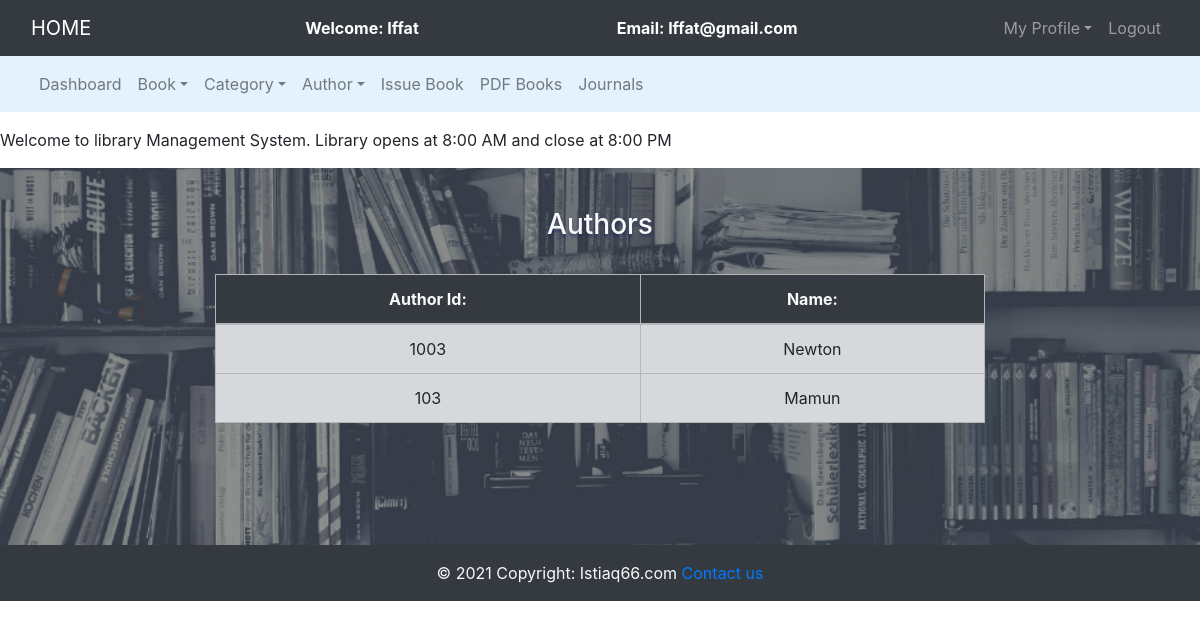
/regauth.php (signed in), run on the app's committed database.
### tables this page shows
CREATE TABLE `author` (
  `author_id` int(11) NOT NULL,
  `author_name` varchar(255) NOT NULL
);

### regauth.php (the view, shortened to what this page needs)
<?php
include 'Connection.php';
if (isset($_GET['page'])) {
    $page = $_GET['page'];
} else {
    $page = 1;
}
$num_per_page = 05;
$start_from = ($page - 1) * 05;
$query = "select * from author order by author_id desc limit $start_from,$num_per_page";
?>
<!DOCTYPE html>
<html>
<head>
    <link rel="stylesheet" type="text/css" href="bootstrap-4.4.1/css/bootstrap.min.css">
    <link rel="stylesheet" href="../tyle.css">
</head>
<body>
    <nav class="navbar navbar-expand-lg navbar-dark bg-dark">
        <div class="container-fluid">
            <div class="navbar-header">
                <a class="navbar-brand" href="index.php">HOME</a>
            </div>
            <font style="color: white"><span><strong>Welcome: <?php echo $_SESSION['name']; ?></strong></span></font>
            <font style="color: white"><span><strong>Email: <?php echo $_SESSION['email']; ?></strong></span></font>
            <ul class="nav navbar-nav navbar-right">
                <li class="nav-item dropdown">
                    <a class="nav-link dropdown-toggle" data-toggle="dropdown">My Profile</a>
                </li>
                <li class="nav-item"><a class="nav-link" href="../logout.php">Logout</a></li>
            </ul>
        </div>
    </nav>
    <nav class="navbar navbar-expand-lg navbar-light" style="background-color: #e3f2fd">
        <div class="container-fluid">
            <ul class="nav navbar-nav navbar-center">
                <li class="nav-item">
                    <a href="admin.php" class="nav-link">Dashboard</a>
                </li>
                <li class="nav-item dropdown">
                    <a class="nav-link dropdown-toggle" data-toggle="dropdown">Book</a>
                </li>
                <li class="nav-item dropdown">
                    <a class="nav-link dropdown-toggle" data-toggle="dropdown">Category</a>
                </li>
                <li class="nav-item dropdown">
                    <a class="nav-link dropdown-toggle" data-toggle="dropdown">Author</a>
                </li>
                <li class="nav-item">
                    <a href="issue_book.php" class="nav-link">Issue Book</a>
                </li>
                <li class="nav-item">
                    <a href="pdf_up.php" class="nav-link">PDF Books</a>
                </li>
                <li class="nav-item">
                    <a href="journal_up.php" class="nav-link">Journals</a>
                </li>
            </ul>
        </div>
    </nav>
    <div class="py-3">
        <marquee>Welcome to library Management System. Library opens at 8:00 AM and close at 8:00 PM</marquee>
    </div>
    <div class="container-fluid manage_books">
        <div class="container">
            <h3 class="text-center text-light pb-4">Authors</h3>
            <table class="table table-bordered table-hover table-secondary">
                <thead class="bg-dark text-light">
                    <tr class="text-center">
                        <th>Author Id:</th>
                        <th>Name:</th>
                    </tr>
                </thead>
                <?php
                $query_run = mysqli_query($con, $query);
                while ($row = mysqli_fetch_assoc($query_run)) {
                    $authid = $row['author_id'];
                    $auth_name = $row['author_name'];
                ?>
                    <tr class=" text-center">
                        <td><?php echo $authid; ?></td>
                        <td><?php echo $auth_name; ?></td>
                    </tr>
                <?php
                }
                ?>
            </table>
        </div>
    </div>
    <footer class="bg-light text-center text-lg-start">
        <div class="text-center p-3 text-light bg-dark">
            © 2021 Copyright:
            <a class="text-light" href="https://www.istiaq66.codes">Istiaq66.com</a>
            <a href="../contact.php">Contact us</a>
        </div>
    </footer>
</body>
</html>

### tyle.css (style rules this page uses)
* { margin: 0; padding: 0; }
body { box-sizing: border-box; }
.manage_books { background-image: url('bg2.png'); background-size: cover; background-repeat: no-repeat; background-position: center; padding: 40px 200px 106px 200px; }
h3 { text-shadow: rgba(25, 30, 95, 0.5) 0px 3px 3px; }

### data on the page
author: author_id "1003", author_name "Newton"
author: author_id "103", author_name "Mamun"

### other printed values
$_SESSION['name'] "Iffat"
$_SESSION['email'] "Iffat@gmail.com"
